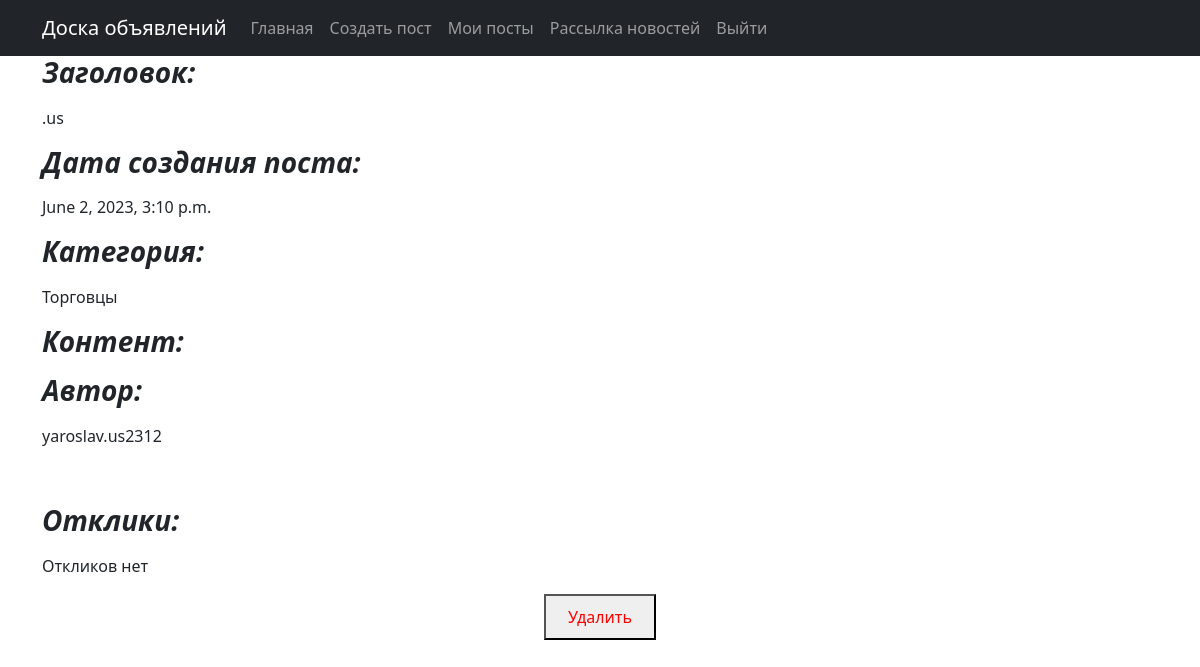
Screenshot of /37 (signed in) with the database file from the repository.
### board_app/models.py (models this page shows)
class Post(models.Model):
    tanks = 'Танки'
    hills = 'Хиллы'
    dd = 'ДД'
    traders = 'Торговцы'
    gildsmasters = 'Гилдмастеры'
    questgilvers = 'Квестгиверы'
    blacksmiths = 'Кузнецы'
    tanners = 'Кожевники'
    potions_makers = 'Зельевары'
    spell_masters = 'Мастера заклинаний'
    CATEGORY_TYPES = [
        (tanks, 'Танки'),
        (hills, 'Хиллы'),
        (dd, 'ДД'),
        (traders, 'Торговцы'),
        (gildsmasters, 'Гилдмастеры'),
        (questgilvers, 'Квестгиверы'),
        (blacksmiths, 'Кузнецы'),
        (traders, 'Кожевники'),
        (potions_makers, 'Зельевары'),
        (spell_masters, 'Мастера заклинаний'),
    ]
    header = models.CharField(max_length=25)
    content = fields.RichTextUploadingField()
    author = models.ForeignKey(User, on_delete=models.CASCADE)
    category = models.CharField(max_length=30, choices=CATEGORY_TYPES)
    time = models.DateTimeField(auto_now_add=True)

### board_app/views.py (the view)
# urls.py: path('<int:pk>', PostDetail.as_view(), name='post_detail'),
class PostDetail(LoginRequiredMixin, DetailView):
    model = Post
    template_name = 'post_detail.html'
    context_object_name = 'post'
    def get_context_data(self, **kwargs):
        context = super().get_context_data(**kwargs)
        context['user'] = self.request.user
        context['is_response'] = not PostResponses.objects.filter(post_id=self.kwargs['pk'],  # Проверка что такого
                                                                  user_id=self.request.user.id).exists()  # отклика еще нет
        context['responses'] = PostResponses.objects.filter(post_id=self.kwargs['pk'])  # Текущий отклик
        return context

### board_app/templatetags/filters.py (called while the page is built)
@register.filter()
def make_left(html):
    new = html.replace('>', ' style="text-align: left;">', 1)
    return new

### board_app/templatetags/tags.py (called while the page is built)
@register.simple_tag(takes_context=True)
def is_admin(context):
    if str(context['user']) == 'AnonymousUser':
        return False
    else:
        return User.objects.get(username=context['user']).is_superuser

### templates/post_detail.html (shortened to what this page needs)
{% extends 'flatpages/default.html' %}
{% block content %}
{% load filters %}
<h3><p style="text-align: left;"><strong><em>Заголовок:</em></strong></p></h3>
<p style="text-align: left;">{{ post.header }}</p>
<h3><p style="text-align: left;"><strong><em>Дата создания поста:</em></strong></p></h3>
<p style="text-align: left;">{{ post.time }}</p>
<h3><p style="text-align: left;"><strong><em>Категория:</em></strong></p></h3>
<p style="text-align: left;">{{ post.category }}</p>
<h3><p style="text-align: left;"><strong><em>Контент:</em></strong></p></h3>
<h3><p style="text-align: left;"><strong><em>Автор:</em></strong></p></h3>
<p style="text-align: left;">{{ post.author }}</p>
<p style="text-align: left;">&nbsp</p>
{% if post.author == user %}
<h3><p style="text-align: left;"><strong><em>Отклики:</em></strong></p></h3>
{% if responses %}
<table>
    <tr>
        <td>Пользователь</td>
        <td>Текст</td>
    </tr>
    {% for response in responses %}
    <tr>
        <td><a class="nav-link" href="{% url 'detail_response' response.id %}">{{ response.user }}</a></td>
        <td>{{ response.text }}</td>
    </tr>
    {% endfor %}
</table>
{% else %}
<p style="text-align: left;">Откликов нет</p>
{% endif %}
<button><a class="nav-link" href="{{ post.id }}/delete"><span style="color: #ff0000;">Удалить</span></a></button>
{% elif is_response %}
<button><a class="nav-link" href="{{ post.id }}/response"><span style="color: #008000;">Откликнуться</span></a></button>
{% endif %}
{% endblock content %}

### rows the page displays
Post: header ".us", time "June 2, 2023, 3:10 p.m.", category "Торговцы", author "yaroslav.us2312"
